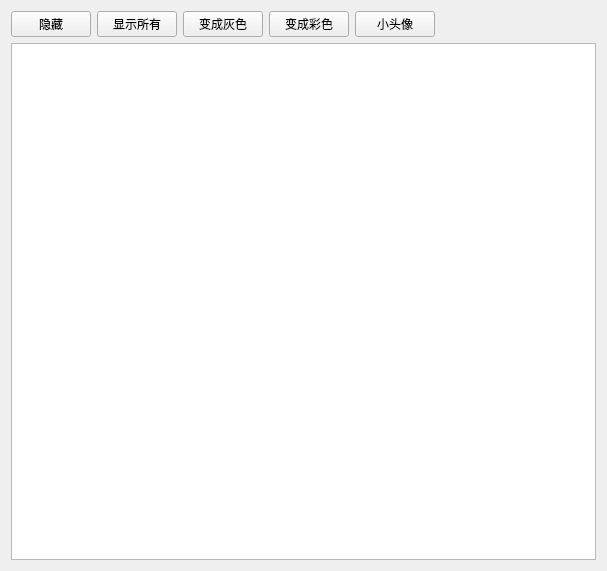
<?xml version="1.0" encoding="UTF-8"?>
<ui version="4.0">
 <class>TKMessageBox</class>
 <widget class="QWidget" name="TKMessageBox">
  <property name="geometry">
   <rect>
    <x>0</x>
    <y>0</y>
    <width>607</width>
    <height>571</height>
   </rect>
  </property>
  <property name="windowTitle">
   <string>TKMessageBox</string>
  </property>
  <layout class="QVBoxLayout" name="verticalLayout">
   <item>
    <layout class="QHBoxLayout" name="horizontalLayout">
     <item>
      <widget class="QPushButton" name="pushButton">
       <property name="toolTip">
        <string>隐藏选中的条目</string>
       </property>
       <property name="text">
        <string>隐藏</string>
       </property>
      </widget>
     </item>
     <item>
      <widget class="QPushButton" name="pushButton_2">
       <property name="toolTip">
        <string>显示所有的条目</string>
       </property>
       <property name="text">
        <string>显示所有</string>
       </property>
      </widget>
     </item>
     <item>
      <widget class="QPushButton" name="pushButton_3">
       <property name="toolTip">
        <string>显示所有的条目</string>
       </property>
       <property name="text">
        <string>变成灰色</string>
       </property>
      </widget>
     </item>
     <item>
      <widget class="QPushButton" name="pushButton_4">
       <property name="toolTip">
        <string>显示所有的条目</string>
       </property>
       <property name="text">
        <string>变成彩色</string>
       </property>
      </widget>
     </item>
     <item>
      <widget class="QPushButton" name="pushButton_5">
       <property name="toolTip">
        <string>显示所有的条目</string>
       </property>
       <property name="text">
        <string>小头像</string>
       </property>
      </widget>
     </item>
     <item>
      <spacer name="horizontalSpacer">
       <property name="orientation">
        <enum>Qt::Horizontal</enum>
       </property>
       <property name="sizeHint" stdset="0">
        <size>
         <width>40</width>
         <height>20</height>
        </size>
       </property>
      </spacer>
     </item>
    </layout>
   </item>
   <item>
    <widget class="CMyTreeView" name="treeView">
     <property name="headerHidden">
      <bool>true</bool>
     </property>
     <property name="expandsOnDoubleClick">
      <bool>false</bool>
     </property>
    </widget>
   </item>
  </layout>
 </widget>
 <layoutdefault spacing="6" margin="11"/>
 <customwidgets>
  <customwidget>
   <class>CMyTreeView</class>
   <extends>QTreeView</extends>
   <header>cmytreeview.h</header>
  </customwidget>
 </customwidgets>
 <resources/>
 <connections/>
</ui>
